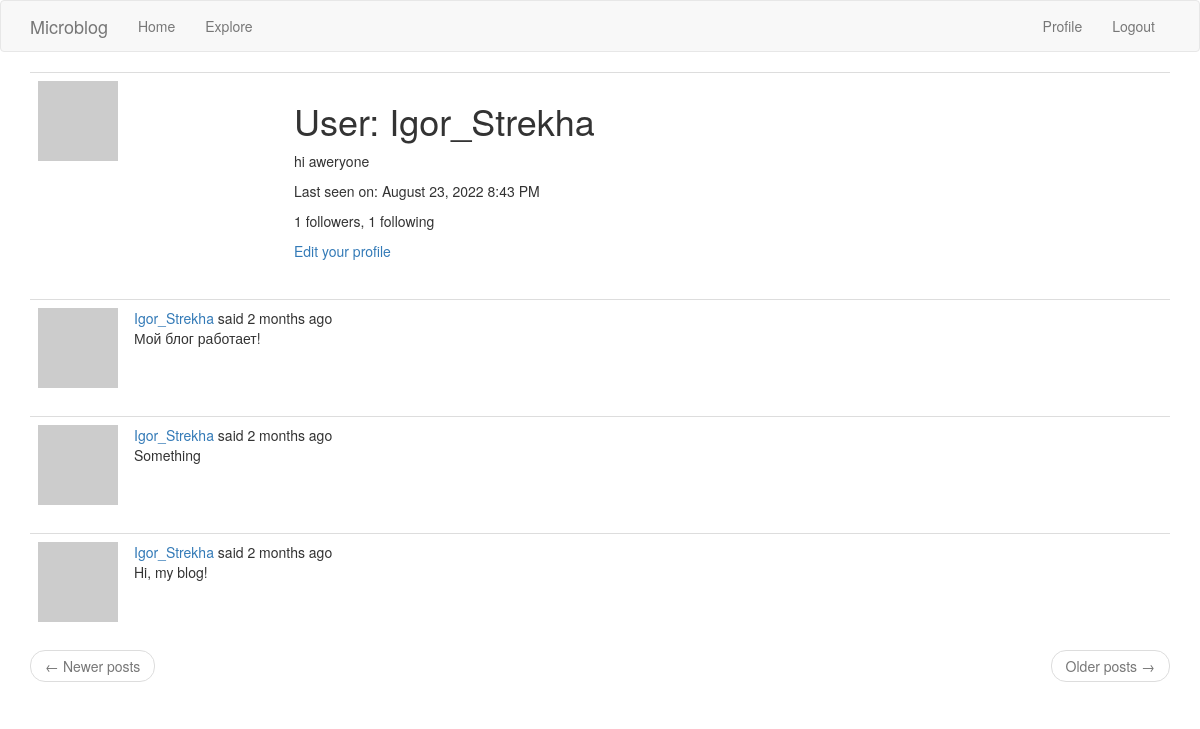
/user/Igor_Strekha (signed in), run on an earlier commit of the app's database.
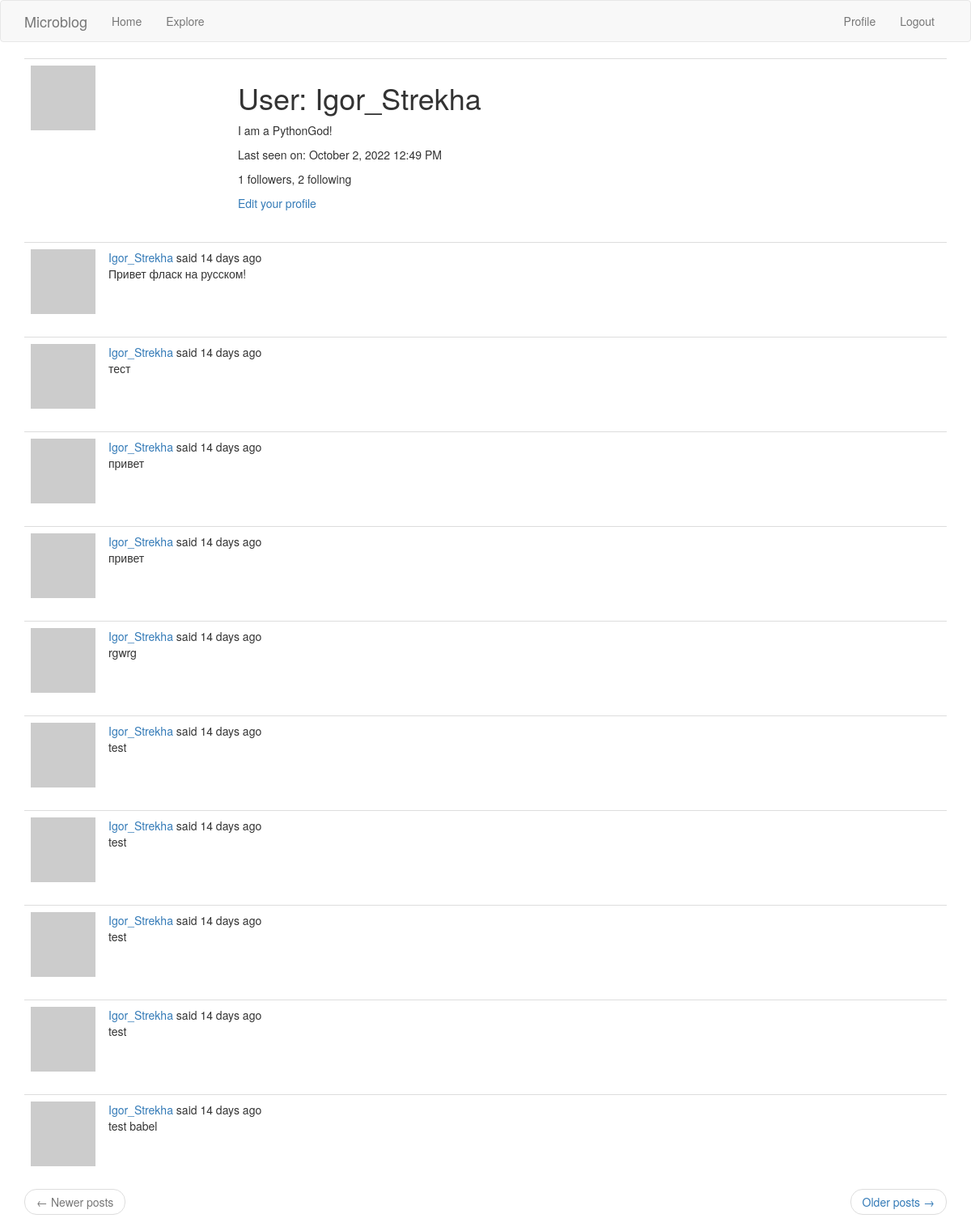
And on a later commit of the database.
### app/models.py (models this page shows, shortened)
class User(UserMixin, db.Model):
    id = db.Column(db.Integer, primary_key=True)
    username = db.Column(db.String(64), index=True, unique=True)
    email = db.Column(db.String(120), index=True, unique=True)
    password_hash = db.Column(db.String(128))
    posts = db.relationship('Post', backref='author', lazy='dynamic')
    about_me = db.Column(db.String(140))
    last_seen = db.Column(db.DateTime, default=datetime.utcnow)
    followed = db.relationship(
        'User', secondary=followers,
        primaryjoin=(followers.c.follower_id == id),
        secondaryjoin=(followers.c.followed_id == id),
        backref=db.backref('followers', lazy='dynamic'), lazy='dynamic')
    def avatar(self, size):
        digest = md5(self.email.lower().encode('utf-8')).hexdigest()
        return 'https://www.gravatar.com/avatar/{}?d=identicon&s={}'.format(
            digest, size)

class Post(db.Model):
    id = db.Column(db.Integer, primary_key=True)
    body = db.Column(db.String(140))
    timestamp = db.Column(db.DateTime, index=True, default=datetime.utcnow)
    user_id = db.Column(db.Integer, db.ForeignKey('user.id'))
    language = db.Column(db.String(5))

### app/routes.py (the view)
@app.route('/user/<username>')
@login_required
def user(username):
    user = User.query.filter_by(username=username).first_or_404()
    page = request.args.get('page', 1, type=int)
    posts = user.posts.order_by(Post.timestamp.desc()).paginate(
        page, app.config['POSTS_PER_PAGE'], False)
    next_url = url_for('user', username=user.username, page=posts.next_num) \
        if posts.has_next else None
    prev_url = url_for('user', username=user.username, page=posts.prev_num) \
        if posts.has_prev else None
    form = EmptyForm()
    return render_template('user.html', user=user, posts=posts.items,
                           next_url=next_url, prev_url=prev_url, form=form)

### app/models.py (called while the page is built)
@login.user_loader
def load_user(id):
    return User.query.get(int(id))

### app/routes.py (called while the page is built)
@app.before_request
def before_request():
    if current_user.is_authenticated:
        current_user.last_seen = datetime.utcnow()
        db.session.commit()
    g.locale = str(get_locale())

### app/templates/user.html (shortened to what this page needs)
{% extends "base.html" %}
{% block app_content %}
    <table class="table table-hover">
        <tr>
            <td width="256px"><img src="{{ user.avatar(256) }}"></td>
            <td>
                <h1>{{ _('User') }}: {{ user.username }}</h1>
                {% if user.about_me %}<p>{{ user.about_me }}</p>{% endif %}
                {% if user.last_seen %}
                <p>{{ _('Last seen on') }}: {{ moment(user.last_seen).format('LLL') }}</p>
                {% endif %}
                <p>{{ _('%(count)d followers', count=user.followers.count()) }}, {{ _('%(count)d following', count=user.followed.count()) }}</p>
                {% if user == current_user %}
                <p><a href="{{ url_for('edit_profile') }}">{{ _('Edit your profile') }}</a></p>
                {% endif %}
            </td>
        </tr>
    </table>
    {% for post in posts %}
        {% include '_post.html' %}
    {% endfor %}
    <nav aria-label="...">
        <ul class="pager">
            <li class="previous{% if not prev_url %} disabled{% endif %}">
                <a href="{{ prev_url or '#' }}">
                    <span aria-hidden="true">&larr;</span> {{ _('Newer posts') }}
                </a>
            </li>
            <li class="next{% if not next_url %} disabled{% endif %}">
                <a href="{{ next_url or '#' }}">
                    {{ _('Older posts') }} <span aria-hidden="true">&rarr;</span>
                </a>
            </li>
        </ul>
    </nav>
{% endblock %}

### app/templates/_post.html (shortened to what this page needs)
    <table class="table table-hover">
        <tr>
            <td width="70px">
                <a href="{{ url_for('user', username=post.author.username) }}">
                    <img src="{{ post.author.avatar(70) }}" />
                </a>
            </td>
            <td>
                {{ _('%(username)s said %(when)s',
                    username=user_link, when=moment(post.timestamp).fromNow()) }}
                <br>
                <span id="post{{ post.id }}">{{ post.body }}</span>
            </td>
        </tr>
    </table>

What changed in the data, as far as the page shows it:
no longer on this page (row unchanged): Post: body "Мой блог работает!"
no longer on this page (row unchanged): Post: body "Something"
no longer on this page (row unchanged): Post: body "Hi, my blog!"
changed User "Igor_Strekha": about_me "hi aweryone" → "I am a PythonGod!"; last_seen "August 23, 2022 8:43 PM" → "October 2, 2022 12:49 PM"
added Post: body "Привет фласк на русском!"
added Post: body "тест"
added Post: body "привет"
added Post: body "привет"
added Post: body "rgwrg"
added Post: body "test"
added Post: body "test"
added Post: body "test"
added Post: body "test"
added Post: body "test babel"
Also different on the page:
text no longer shown: "1 following"
text now shown: "2 following"
